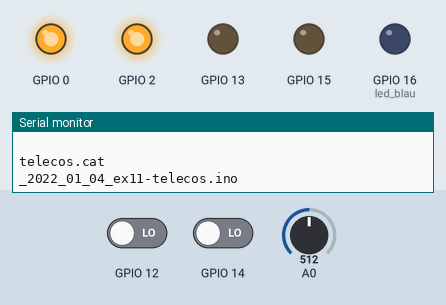
Recording of a sketch running on a simulated ESP8266 (NodeMCU). On the bench: output pins drawn as LEDs (lit = HIGH), the last lines printed to the serial monitor. Dashed ring = blinking. The inputs (shaded band) are chosen by the test bench; at power-on: GPIO 12 LOW, GPIO 14 LOW, A0 = 512. WiFi joins after 1.5 s; servers stay silent unless stated.

Above: at 2.75 s.
3.6 s: GPIO 12 driven HIGH
At 3.9 s:
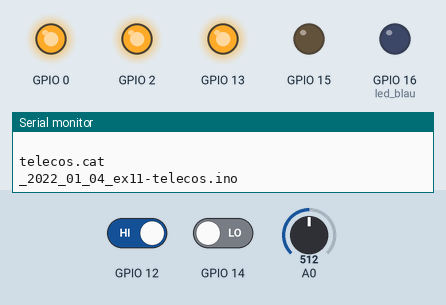
At 6.4 s:
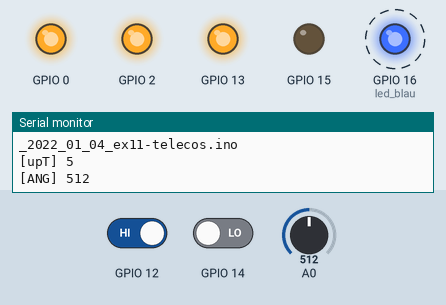
Timing chart, 0 to 13.1 s (numbered marks = the images above; inputs shaded):
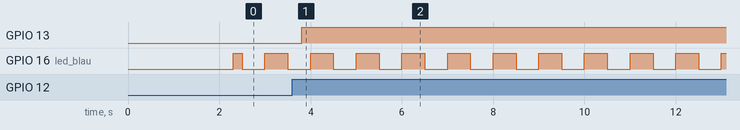

The sketch:

11_2022_01_04_ex11-telecos.ino
```cpp
//_2022_01_04_ex11-telecos.ino
//curs tardor 2022 telecos.cat
//jnogues@gmail.com
//pseudo-multitasking i blynk

//------------------ LLIBRERIES --------------------------------------------------------------------
#define BLYNK_PRINT Serial //Activo missatges de blynk per debug
#include <ESP8266WiFi.h> //Llibreria WIFI
#include <BlynkSimpleEsp8266.h> //Llibreria Blynk app
BlynkTimer taskScheduler;//organitzador de tasques
//--------------------------------------------------------------------------------------------------

//------------------ CONFIGURACIÓ ------------------------------------------------------------------
char auth[] = "Ra6VYnUCRIEcq4DyrDoOINfpezHZnxSt"; //token (super-password) obtingut a l'app del mòbil
char ssid[] = "viscalaterra"; //xarxa wifi
char pass[] = "pitufito*"; //password wifi
#define led_blau 16  //led blau de la nodeMCU
//--------------------------------------------------------------------------------------------------


//------------------ VARIABLES ---------------------------------------------------------------------
//Més info a : https://programarfacil.com/blog/arduino-blog/tipos-de-datos-en-arduino/
unsigned int valueA0=0;//valor de 0 a 65535,16 bits
unsigned int limitA0=512;
//--------------------------------------------------------------------------------------------------

/*------------------recordatori de pins virtuals utilitzats-----------------------------------------
V0    upTime
V1    valueA0
V3    led virtual estat SORTIDA gpio0, cal afegir un interruptor virtual assignat a gpio0
V4    led virtual estat SORTIDA gpio2, cal afegir un interruptor virtual assignat a gpio2
V5    led virtual estat SORTIDA gpio13, el pulsador físic gpio12 commuta el seu estat
V6    Widget de text que indica finestra OBERTA/TANCADA, entrada gpio14
V10   led virtual alarma A0

--------------------------------------------------------------------------------------------------*/

boolean stateGPIO16=0;
boolean stateGPIO0=0;
boolean prevstateGPIO0=0;
boolean stateGPIO2=0;
boolean prevstateGPIO2=0;
boolean stateGPIO13=0;
boolean prevstateGPIO13=0;
boolean stateGPIO12=0;
boolean prevstateGPIO12=0;
boolean stateGPIO14=0;
boolean prevstateGPIO14=0;

void setup()
{
  Serial.begin(115200);
  delay(500);
  Serial.println(" ");
  Serial.println("telecos.cat");
  Serial.println("_2022_01_04_ex11-telecos.ino");

  pinMode(0, OUTPUT);
  digitalWrite(0,HIGH);
  pinMode(2, OUTPUT);
  digitalWrite(2,HIGH);
  pinMode(13, OUTPUT);
  digitalWrite(13,LOW);
  pinMode(15, OUTPUT);
  digitalWrite(15,LOW);
  pinMode(4, INPUT);
  pinMode(5, INPUT);
  pinMode(12, INPUT);
  pinMode(14, INPUT);
  pinMode(led_blau, OUTPUT);

  taskScheduler.setInterval(500L,  toggleLed);            //tasca 1
  taskScheduler.setInterval(5000L, upTime);               //tasca 2
  taskScheduler.setInterval(5001L, analogA0);             //tasca 3
  taskScheduler.setInterval(300L,  checkInputsOutputs);   //tasca 4

  // Servidor de Blynk
  // IP del servidor privat de blynk del @rprimTech
  Blynk.begin(auth, ssid, pass, IPAddress(5,196,88,155), 8080);

}

void loop()
{
   taskScheduler.run();
   Blynk.run();         //Aquí fa la màgia Blynk
}


//***********************TASQUES***********************

//tasca 1
void toggleLed()
{
  digitalWrite(led_blau, !digitalRead(led_blau));
}

//tasca 2
void upTime()
{
  //Serial.print("[upT] ");
  //Serial.println(millis());
  Serial.printf("[upT] %u \n", millis()/1000);//fa el mateix
  Blynk.virtualWrite(V0, millis()/1000);
}

//tasca 3
void analogA0()
{
  valueA0=analogRead(A0);
  Serial.printf("[ANG] %d \n", valueA0);
  Blynk.virtualWrite(V1, valueA0);
  if (valueA0 >= limitA0)
  {
    Blynk.virtualWrite(V10, 255);
  }
  else
  {
    Blynk.virtualWrite(V10, 0);
  }
}

//tasca 4
void checkInputsOutputs()
{
  //GPIO0
  stateGPIO0=digitalRead(0);
  if (stateGPIO0!=prevstateGPIO0)
  {
    if (stateGPIO0==0) Blynk.virtualWrite(V3,255);
    if (stateGPIO0==1) Blynk.virtualWrite(V3,0);
  }
  prevstateGPIO0=stateGPIO0;

  //GPIO2
  stateGPIO2=digitalRead(2);
  if (stateGPIO2!=prevstateGPIO2)
  {
    if (stateGPIO2==0) Blynk.virtualWrite(V4,255);
    if (stateGPIO2==1) Blynk.virtualWrite(V4,0);
  }
  prevstateGPIO2=stateGPIO2;

  //Polsador GPIO12 a sortida GPIO13, pulsador físic que commuta GPIO13 i visualització a l'app
  stateGPIO12=digitalRead(12);
  if (prevstateGPIO12==0 && stateGPIO12==1)
  {
    bool temp=digitalRead(13);
    if (temp){ digitalWrite(13,LOW); Blynk.virtualWrite(V5,0);}
    if (!temp){ digitalWrite(13,HIGH); Blynk.virtualWrite(V5,255);}
    prevstateGPIO12=1;
  }
  if (prevstateGPIO12==1 && stateGPIO12==0)
  {
    prevstateGPIO12=0;
  }

  stateGPIO13=digitalRead(13);
  if (stateGPIO13!=prevstateGPIO13)
  {
    if (stateGPIO13==0) Blynk.virtualWrite(V5,0);
    if (stateGPIO13==1) Blynk.virtualWrite(V5,255);
  }
  prevstateGPIO13=stateGPIO13;

  //***************************Sensor finestra oberta/tancada*****************************
  stateGPIO14=digitalRead(14);
  if (stateGPIO14!=prevstateGPIO14)
  {
    if (stateGPIO14==0)  Blynk.virtualWrite(V6,"TANCADA");
    if (stateGPIO14==1)
      {
        Blynk.notify("[NOTF] Finestra OBERTA!!");//Max. 1 notificació cada 5 segons
        Blynk.virtualWrite(V6,"OBERTA");
       }
   }
  prevstateGPIO14=stateGPIO14;
 //*************************************************************************************

}
```

Measured:
- after the input at 3.6 s, GPIO 13: LOW → HIGH after 0.20 s
- by itself, GPIO 16 (led_blau): alternates HIGH for 0.50 s and LOW for 0.50 s
